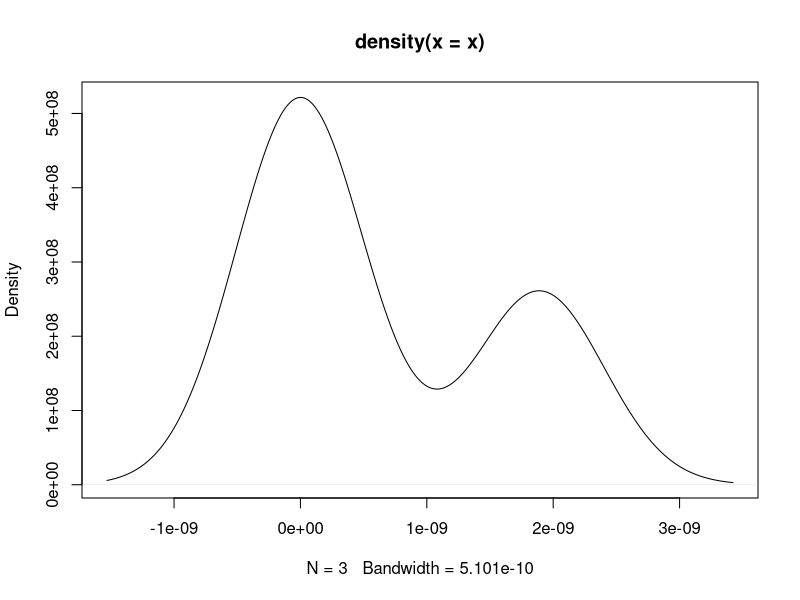

Reproduce this figure in R.
################################################################################
# Cumulative Distribution Function
################################################################################

pgev <- function(x, mu, sigma, delta){
  
  y <- exp( -exp( -(x*abs(x)^delta - mu)/sigma ) )
  return(y)
}


x <- pgev(x = c(1,0,-1), mu = 4, sigma = 1, delta = 2)
plot(density(x))
